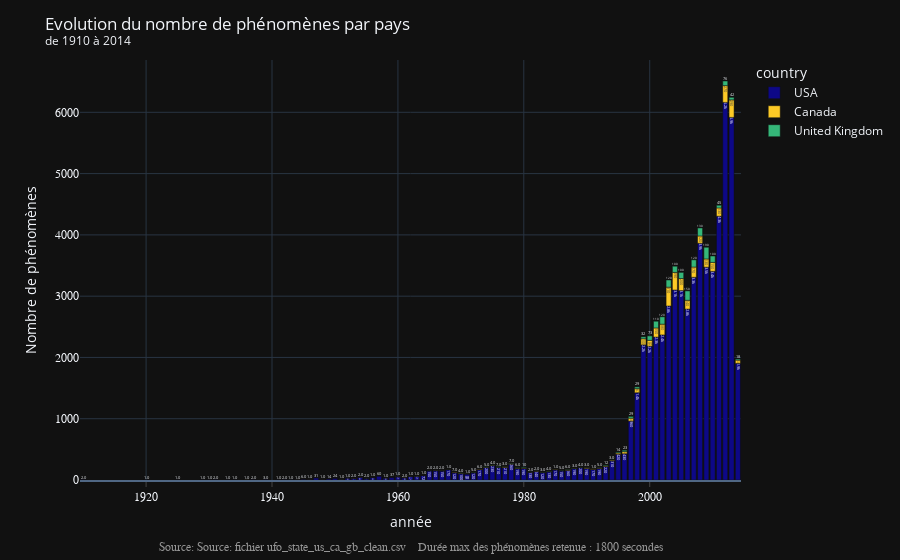

Write notebook code for a chart like this one.
### Code cell
# Colors of country
colors = ['#0d0887', '#fdca26',  '#35b779']

# Graph
fig = px.bar(df_date_gp_country,
             y='count_ufo_shape',
             x='year',
             text='count_ufo_shape',
             labels={'count_ufo_shape': 'Nombre de phénomènes',
                     'year': 'année'},
             color="country",
             color_discrete_sequence=colors,
             template=TEMPLATE)

# Text
fig.update_traces(texttemplate='%{text:.2s}',
                  textposition='outside')

fig.update_layout(title='Evolution du nombre de phénomènes par pays<br>'
                  '<sup>de 1910 à 2014</sup>',
                  showlegend=True,
                  xaxis=dict(
                        showline=True,
                        showgrid=True,
                        showticklabels=True,                     
                        linewidth=2,
                        ticks='outside',
                        tickfont=dict(
                            family='Arial',
                            size=12,                           
                        ),
                  ),
                  yaxis=dict(
                      showgrid=True,
                      zeroline=False,
                      showline=False,
                      showticklabels=True,
                      tickfont=dict(
                          family='Arial',
                          size=12,                         
                      ),
                  )
                  #                   plot_bgcolor='white'
                  )
# Annotations
annotations = []

# Source
annotations.append(dict(xref='paper', yref='paper',
                        x=0.5, y=-0.14,
                        xanchor='center', yanchor='top',
                        text='Source: fichier ufo_state_us_ca_gb_clean.csv  ' +
                        '  Durée max des phénomènes retenue : 1800 secondes',
                        font=dict(family='Arial',
                                  size=12,
                                  color='rgb(150,150,150)'),
                        showarrow=False))
annotations = []

# Source
annotations.append(dict(xref='paper', yref='paper',
                        x=0.5, y=-0.14,
                        xanchor='center', yanchor='top',
                        text='Source: Source: fichier ufo_state_us_ca_gb_clean.csv  ' +
                        '  Durée max des phénomènes retenue : 1800 secondes',
                        font=dict(family='Arial',
                                  size=12,
                                  color='rgb(150,150,150)'),
                        showarrow=False))

fig.update_layout(annotations=annotations)

fig.show()

### Figure 1 — Plotly figure (JSON) as saved in the notebook; plotly's stock layout.template omitted (floating-point values rounded to 4 significant figures)
{"data": [{"alignmentgroup": "True", "hovertemplate": "country=USA<br>année=%{x}<br>Nombre de phénomènes=%{text}<extra></extra>", "legendgroup": "USA", "marker": {"color": "#0d0887"}, "name": "USA", "offsetgroup": "USA", "orientation": "v", "showlegend": true, "text": [2, 1, 1, 1, 1, 2, 1, 1, 1, 2, 3, 1, 2, 4, 4, 6, 8, 31, 7, 14, 24, 12, 33, 26, 45, 21, 39, 60, 32, 37, 51, 35, 57, 61, 72, 150, 150, 147, 170, 117, 103, 98, 116, 171, 202, 233, 205, 205, 258, 186, 188, 128, 141, 120, 133, 165, 149, 158, 186, 199, 188, 172, 188, 218, 310, 421, 428, 961, 1423, 2204, 2184, 2332, 2367, 2839, 3100, 3091, 2789, 3308, 3863, 3473, 3405, 4305, 6162, 5917, 1903], "textposition": "outside", "texttemplate": "%{text:.2s}", "type": "bar", "x": [1910, 1920, 1925, 1929, 1930, 1931, 1933, 1934, 1936, 1937, 1939, 1941, 1942, 1943, 1944, 1945, 1946, 1947, 1948, 1949, 1950, 1951, 1952, 1953, 1954, 1955, 1956, 1957, 1958, 1959, 1960, 1961, 1962, 1963, 1964, 1965, 1966, 1967, 1968, 1969, 1970, 1971, 1972, 1973, 1974, 1975, 1976, 1977, 1978, 1979, 1980, 1981, 1982, 1983, 1984, 1985, 1986, 1987, 1988, 1989, 1990, 1991, 1992, 1993, 1994, 1995, 1996, 1997, 1998, 1999, 2000, 2001, 2002, 2003, 2004, 2005, 2006, 2007, 2008, 2009, 2010, 2011, 2012, 2013, 2014], "xaxis": "x", "y": [2, 1, 1, 1, 1, 2, 1, 1, 1, 2, 3, 1, 2, 4, 4, 6, 8, 31, 7, 14, 24, 12, 33, 26, 45, 21, 39, 60, 32, 37, 51, 35, 57, 61, 72, 150, 150, 147, 170, 117, 103, 98, 116, 171, 202, 233, 205, 205, 258, 186, 188, 128, 141, 120, 133, 165, 149, 158, 186, 199, 188, 172, 188, 218, 310, 421, 428, 961, 1423, 2204, 2184, 2332, 2367, 2839, 3100, 3091, 2789, 3308, 3863, 3473, 3405, 4305, 6162, 5917, 1903], "yaxis": "y"}, {"alignmentgroup": "True", "hovertemplate": "country=Canada<br>année=%{x}<br>Nombre de phénomènes=%{text}<extra></extra>", "legendgroup": "Canada", "marker": {"color": "#fdca26"}, "name": "Canada", "offsetgroup": "Canada", "orientation": "v", "showlegend": true, "text": [1, 1, 1, 1, 2, 2, 2, 2, 1, 1, 5, 2, 3, 3, 1, 2, 7, 4, 4, 7, 9, 4, 6, 6, 8, 9, 4, 12, 11, 9, 8, 3, 8, 5, 8, 10, 3, 10, 6, 5, 15, 10, 10, 13, 15, 20, 35, 48, 67, 101, 95, 149, 176, 308, 288, 196, 144, 167, 119, 134, 146, 134, 273, 286, 54], "textposition": "outside", "texttemplate": "%{text:.2s}", "type": "bar", "x": [1936, 1944, 1946, 1948, 1951, 1952, 1953, 1954, 1956, 1958, 1960, 1961, 1962, 1963, 1964, 1965, 1966, 1967, 1968, 1969, 1970, 1971, 1972, 1973, 1974, 1975, 1976, 1977, 1978, 1979, 1980, 1981, 1982, 1983, 1984, 1985, 1986, 1987, 1988, 1989, 1990, 1991, 1992, 1993, 1994, 1995, 1996, 1997, 1998, 1999, 2000, 2001, 2002, 2003, 2004, 2005, 2006, 2007, 2008, 2009, 2010, 2011, 2012, 2013, 2014], "xaxis": "x", "y": [1, 1, 1, 1, 2, 2, 2, 2, 1, 1, 5, 2, 3, 3, 1, 2, 7, 4, 4, 7, 9, 4, 6, 6, 8, 9, 4, 12, 11, 9, 8, 3, 8, 5, 8, 10, 3, 10, 6, 5, 15, 10, 10, 13, 15, 20, 35, 48, 67, 101, 95, 149, 176, 308, 288, 196, 144, 167, 119, 134, 146, 134, 273, 286, 54], "yaxis": "y"}, {"alignmentgroup": "True", "hovertemplate": "country=United Kingdom<br>année=%{x}<br>Nombre de phénomènes=%{text}<extra></extra>", "legendgroup": "United Kingdom", "marker": {"color": "#35b779"}, "name": "United Kingdom", "offsetgroup": "United Kingdom", "orientation": "v", "showlegend": true, "text": [1, 1, 1, 2, 1, 1, 1, 2, 2, 2, 1, 4, 1, 5, 5, 4, 7, 3, 7, 6, 10, 2, 2, 3, 4, 1, 5, 6, 3, 4, 3, 1, 5, 12, 3, 14, 23, 29, 29, 32, 73, 110, 120, 117, 101, 101, 153, 118, 131, 191, 104, 45, 76, 42, 18], "textposition": "outside", "texttemplate": "%{text:.2s}", "type": "bar", "x": [1943, 1951, 1952, 1955, 1960, 1962, 1963, 1965, 1966, 1967, 1968, 1970, 1971, 1972, 1974, 1975, 1976, 1977, 1978, 1979, 1980, 1981, 1982, 1983, 1984, 1985, 1986, 1987, 1988, 1989, 1990, 1991, 1992, 1993, 1994, 1995, 1996, 1997, 1998, 1999, 2000, 2001, 2002, 2003, 2004, 2005, 2006, 2007, 2008, 2009, 2010, 2011, 2012, 2013, 2014], "xaxis": "x", "y": [1, 1, 1, 2, 1, 1, 1, 2, 2, 2, 1, 4, 1, 5, 5, 4, 7, 3, 7, 6, 10, 2, 2, 3, 4, 1, 5, 6, 3, 4, 3, 1, 5, 12, 3, 14, 23, 29, 29, 32, 73, 110, 120, 117, 101, 101, 153, 118, 131, 191, 104, 45, 76, 42, 18], "yaxis": "y"}], "layout": {"annotations": [{"font": {"color": "rgb(150,150,150)", "family": "Arial", "size": 12}, "showarrow": false, "text": "Source: Source: fichier ufo_state_us_ca_gb_clean.csv    Durée max des phénomènes retenue : 1800 secondes", "x": 0.5, "xanchor": "center", "xref": "paper", "y": -0.14, "yanchor": "top", "yref": "paper"}], "barmode": "relative", "legend": {"title": {"text": "country"}, "tracegroupgap": 0}, "margin": {"t": 60}, "showlegend": true, "title": {"text": "Evolution du nombre de phénomènes par pays<br><sup>de 1910 à 2014</sup>"}, "xaxis": {"anchor": "y", "domain": [0, 1], "linewidth": 2, "showgrid": true, "showline": true, "showticklabels": true, "tickfont": {"family": "Arial", "size": 12}, "ticks": "outside", "title": {"text": "année"}}, "yaxis": {"anchor": "x", "domain": [0, 1], "showgrid": true, "showline": false, "showticklabels": true, "tickfont": {"family": "Arial", "size": 12}, "title": {"text": "Nombre de phénomènes"}, "zeroline": false}}}
